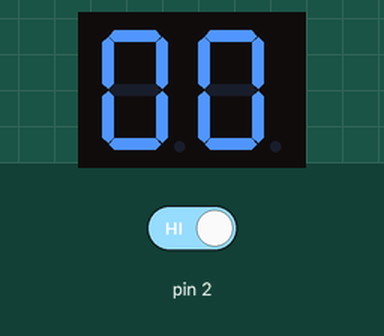
Simulated run of this sketch. Board: Arduino Mega 2560, built with avr-gcc and run on an emulated ATmega2560. Parts: 2-digit seven-segment display. Wiring (inferred from the names in the program): 2-digit 7-segment display, segments lit when HIGH: segments pin 22, pin 23, pin 24, pin 25, pin 26, pin 27, pin 28, pin 29; digit selects pin 30, pin 31. Inputs (shaded band) come from the test bench; at power-on: pin 2 HIGH. The segment pins are drawn as the display they are named for.

Above: at 1.2 s.
1.3 s: pin 2 driven LOW
At 1.9 s:
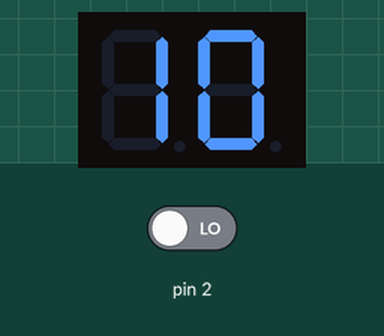
Timing chart, 0 to 4.3 s (numbered marks = the images above; inputs shaded):
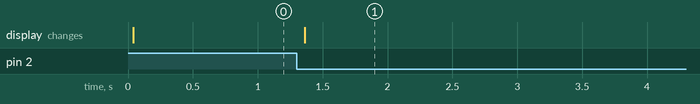

Measured:
- after the input at 1.3 s, the display: changes after 0.06 s (image 1)

The sketch:

Interrupt_7_SegmentPractice.ino
```cpp
//pin 22~29 : A-F,DP
//pin 30~31 : S0~S1
int seg[][8] = {
  {1, 1, 1, 1, 1, 1, 0, 0},   // 0
  {0, 1, 1, 0, 0, 0, 0, 0},   // 1
  {1, 1, 0, 1, 1, 0, 1, 0},   // 2
  {1, 1, 1, 1, 0, 0, 1, 0},   // 3
  {0, 1, 1, 0, 0, 1, 1, 0},   // 4
  {1, 0, 1, 1, 0, 1, 1, 0},   // 5
  {1, 0, 1, 1, 1, 1, 1, 0},   // 6
  {1, 1, 1, 0, 0, 0, 0, 0},   // 7
  {1, 1, 1, 1, 1, 1, 1, 0},   // 8
  {1, 1, 1, 1, 0, 1, 1, 0}    // 9
};
int seg_pins[] =  {22, 23, 24, 25, 26, 27, 28, 29};
int sel_pins[] =  {30, 31};
int firstNumber= 0; // 십의 자리
int secondNumber = 0; // 일의 자리
int index = 0;
void setup() {
  pinMode(2,INPUT);
  for(int i = 0 ; i < 8 ; i++) pinMode(seg_pins[i],OUTPUT);
  for(int i = 0 ; i < 2 ; i++) pinMode(sel_pins[i],OUTPUT);
  for(int i = 0 ; i < 8 ; i++) digitalWrite(seg_pins[i],LOW);
  for(int i = 0 ; i < 2 ; i++) digitalWrite(sel_pins[i],HIGH);
  attachInterrupt(0,upNum,FALLING);
}

void loop() {
  digitalWrite(sel_pins[0],LOW);
  for(index = 0 ; index < 8 ; index++){
    digitalWrite(seg_pins[index], seg[secondNumber][index]);
  }
  delay(2);
  digitalWrite(sel_pins[0],HIGH);
  digitalWrite(sel_pins[1],LOW);
  for(index = 0 ; index < 8 ; index++){
    digitalWrite(seg_pins[index], seg[firstNumber][index]);
  }
  delay(2);
  digitalWrite(sel_pins[1],HIGH);
}

void upNum(){
  secondNumber++;
  if(secondNumber == 10){
    secondNumber = 0;
    firstNumber++;
  }
  if(firstNumber == 10){
    firstNumber = 0;
  }
}
```
